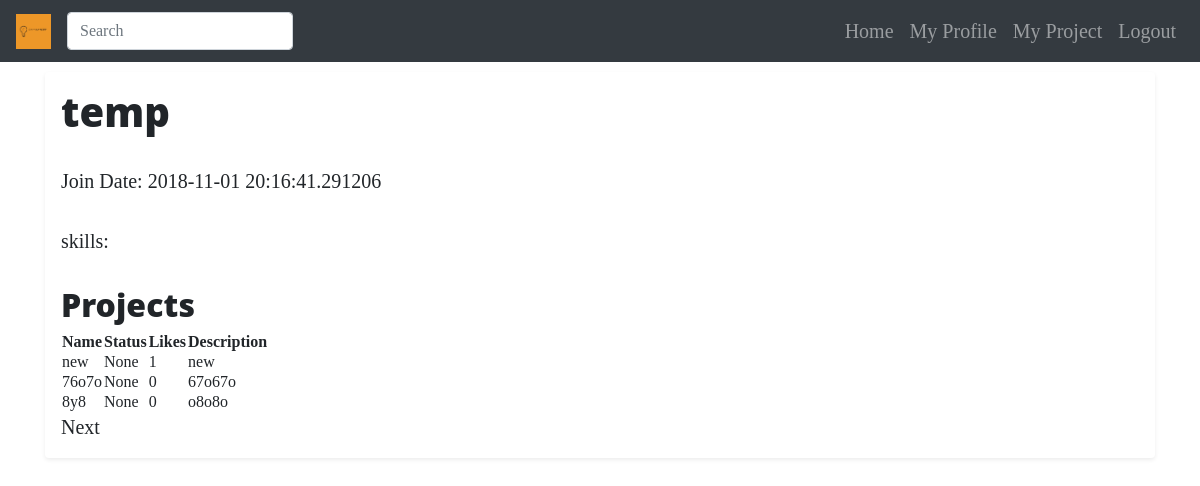
/dev/user/temp (signed in), run on an earlier commit of the app's database.
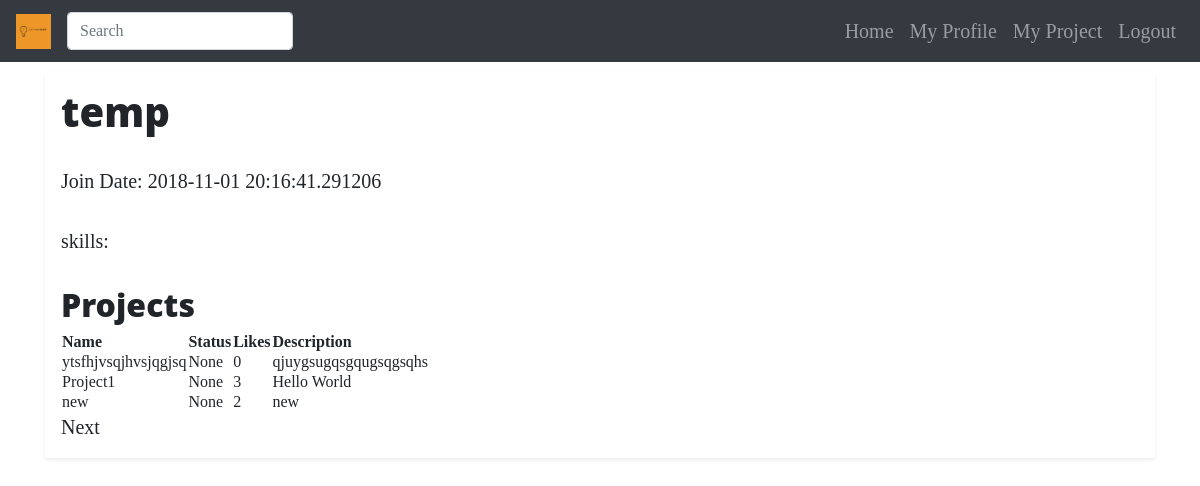
And on a later commit of the database.
### app/models/project.py (models this page shows, shortened)
class Project(db.Model):
    __tablename__ = 'projects'
    id = db.Column(db.Integer, primary_key=True)
    name = db.Column(db.String(64))
    description = db.Column(db.String(1024))
    status = db.Column(db.String(64))
    creation_date = db.Column(db.DateTime, index=True, default=datetime.utcnow)
    last_update = db.Column(db.DateTime, index=True, default=datetime.utcnow)
    tags = db.relationship('Tag', secondary=project_tags, lazy='dynamic',
                           backref=db.backref('projects', lazy='dynamic'))
    skills = db.relationship('Skill', secondary=project_skills, lazy='dynamic',
                             backref=db.backref('projects', lazy='dynamic'))
    membership_requests = db.relationship('User', secondary=project_requests, lazy='dynamic',
                                          backref=db.backref('membership_requests', lazy='dynamic'))
    def likes(self):
        return self.liked_by.count()

### app/dev/routes.py (the view)
@bp.route('/user/<username>')
@login_required
def user(username):
    user = User.query.filter_by(username=username).first_or_404()
    items_per_page = request.args.get('items_per_page', current_app.config['DEFAULT_ITEMS_PER_PAGE'], type=int)
    page_no = request.args.get('page', 1, type=int)
    projects = user.projects.order_by(Project.last_update.desc()).paginate(page_no, items_per_page, False)
    next_url = url_for('dev.user', username=username, page=projects.next_num) if projects.has_next else None
    prev_url = url_for('dev.user', username=username, page=projects.prev_num) if projects.has_prev else None
    return render_template('dev/user.html', title=username, user=user, projects=projects.items,
                           next_url=next_url, prev_url=prev_url)

### app/models/user.py (called while the page is built)
@login.user_loader
def load_user(id):
    return User.query.get(int(id))

### app/templates/dev/user.html (shortened to what this page needs)
{% extends "nav_bar2(demo).html" %}
{% block content %}
    <h1> {{ user.username}}</h1>
    <p>Join Date: {{user.date_joined}}</p>
    <p><span>skills:
    </span></p>
    <h2>Projects</h2>
    {% include "dev/_project_list.html" %}
{% endblock %}

### app/templates/dev/_project_list.html (shortened to what this page needs)
<table>
    <tr>
        <th>Name</th>
        <th>Status</th>
        <th>Likes</th>
        <th>Description</th>
    </tr>
        {% for project in projects %}
        <tr valign="top">
            <td><a href="{{ url_for( 'dev.project', project_id=project.id) }}">{{project.name}}</a></td>
            <td>{{project.status}}</td>
            <td>{{project.likes()}}</td>
            <td>{{project.description}}</td>
        </tr>
        {% endfor %}
</table>
{% if next_url %}
<a href="{{ next_url }}">Next</a>
{% endif %}

What changed in the data, as far as the page shows it:
no longer on this page (row unchanged): Project: name "76o7o", status "None", likes "0", description "67o67o"
no longer on this page (row unchanged): Project: name "8y8", status "None", likes "0", description "o8o8o"
added Project: name "ytsfhjvsqjhvsjqgjsq", status "None", likes "0", description "qjuygsugqsgqugsqgsqhs"
added Project: name "Project1", status "None", likes "3", description "Hello World"
computed for Project "new": likes "1" → "2"
